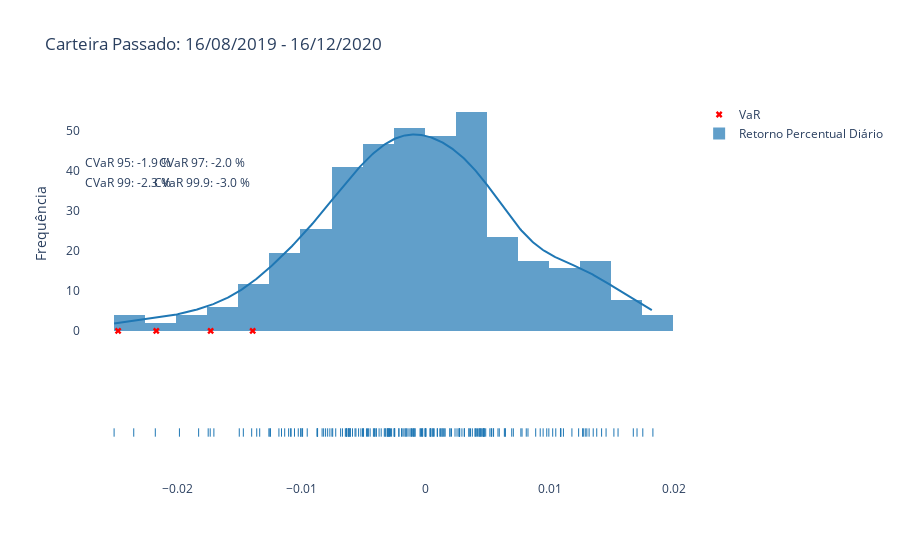

The code cell stored with this chart in its notebook:
### Code cell
hist_data = [
    rets_carteira_fut['Retornos'].fillna(0)
]

group_labels = ['Retorno Percentual Diário']

fig = ff.create_distplot(hist_data, group_labels, bin_size=.0025)

fig.add_trace(
    go.Scatter(
        x=list(vars_fut.values()),
        y=np.zeros_like(list(vars_fut.values())),
        mode='markers',
        marker_color='red',
        marker_symbol='x',
        name='VaR',
        text=list(vars_fut.keys()),
        hoverinfo='text+x'
    )
)


fig.update_layout(
    title=f'Carteira Passado: {start_past} - {end_past}',
    yaxis=dict(
        title='Frequência',
        showgrid=False
    ),
    xaxis=dict(
        showgrid=False,
        showspikes=True,
        spikethickness=2,
        spikedash='dot',
        spikecolor='#999999',
        spikemode='across'
    ),
    plot_bgcolor="#FFF",
    hoverdistance=100,
    spikedistance=1000
)

fig.add_annotation(
    x=-.024,
    y=42,
    text=f'CVaR 95: {round(c_vars_fut["c_var_95"], 3) * 100} %',
    showarrow=False
)

fig.add_annotation(
    x=-.018,
    y=42,
    text=f'CVaR 97: {round(c_vars_fut["c_var_97"], 3) * 100} %',
    showarrow=False
)

fig.add_annotation(
    x=-.024,
    y=37,
    text=f'CVaR 99: {round(c_vars_fut["c_var_99"], 3) * 100} %',
    showarrow=False
)

fig.add_annotation(
    x=-.018,
    y=37,
    text=f'CVaR 99.9: {round(c_vars_fut["c_var_99_9"], 2) * 100} %',
    showarrow=False
)

fig.show()

### Figure 1 — Plotly figure (JSON) as saved in the notebook; plotly's stock layout.template omitted (floating-point values rounded to 4 significant figures; data arrays with more than 128 entries replaced by an {"elided": "..."} marker saying what was removed)
{"data": [{"autobinx": false, "histnorm": "probability density", "legendgroup": "Retorno Percentual Diário", "marker": {"color": "rgb(31, 119, 180)"}, "name": "Retorno Percentual Diário", "opacity": 0.7, "type": "histogram", "x": {"elided": "205 float values"}, "xaxis": "x", "xbins": {"end": 0.01827, "size": 0.0025, "start": -0.0251}, "yaxis": "y"}, {"legendgroup": "Retorno Percentual Diário", "marker": {"color": "rgb(31, 119, 180)"}, "mode": "lines", "name": "Retorno Percentual Diário", "showlegend": false, "type": "scatter", "x": {"elided": "500 float values"}, "xaxis": "x", "y": {"elided": "500 float values"}, "yaxis": "y"}, {"legendgroup": "Retorno Percentual Diário", "marker": {"color": "rgb(31, 119, 180)", "symbol": "line-ns-open"}, "mode": "markers", "name": "Retorno Percentual Diário", "showlegend": false, "type": "scatter", "x": {"elided": "205 float values"}, "xaxis": "x", "y": {"elided": "205 str values"}, "yaxis": "y2"}, {"hoverinfo": "text+x", "marker": {"color": "red", "symbol": "x"}, "mode": "markers", "name": "VaR", "text": ["var_95", "var_97", "var_99", "var_99_9"], "type": "scatter", "x": [-0.01394, -0.01732, -0.0217, -0.02477], "y": [0, 0, 0, 0]}], "layout": {"annotations": [{"showarrow": false, "text": "CVaR 95: -1.9 %", "x": -0.024, "y": 42}, {"showarrow": false, "text": "CVaR 97: -2.0 %", "x": -0.018, "y": 42}, {"showarrow": false, "text": "CVaR 99: -2.3 %", "x": -0.024, "y": 37}, {"showarrow": false, "text": "CVaR 99.9: -3.0 %", "x": -0.018, "y": 37}], "barmode": "overlay", "hoverdistance": 100, "hovermode": "closest", "legend": {"traceorder": "reversed"}, "plot_bgcolor": "#FFF", "spikedistance": 1000, "title": {"text": "Carteira Passado: 16/08/2019 - 16/12/2020"}, "xaxis": {"anchor": "y2", "domain": [0, 1], "showgrid": false, "showspikes": true, "spikecolor": "#999999", "spikedash": "dot", "spikemode": "across", "spikethickness": 2, "zeroline": false}, "yaxis": {"anchor": "free", "domain": [0.35, 1], "position": 0, "showgrid": false, "title": {"text": "Frequência"}}, "yaxis2": {"anchor": "x", "domain": [0, 0.25], "dtick": 1, "showticklabels": false}}}
